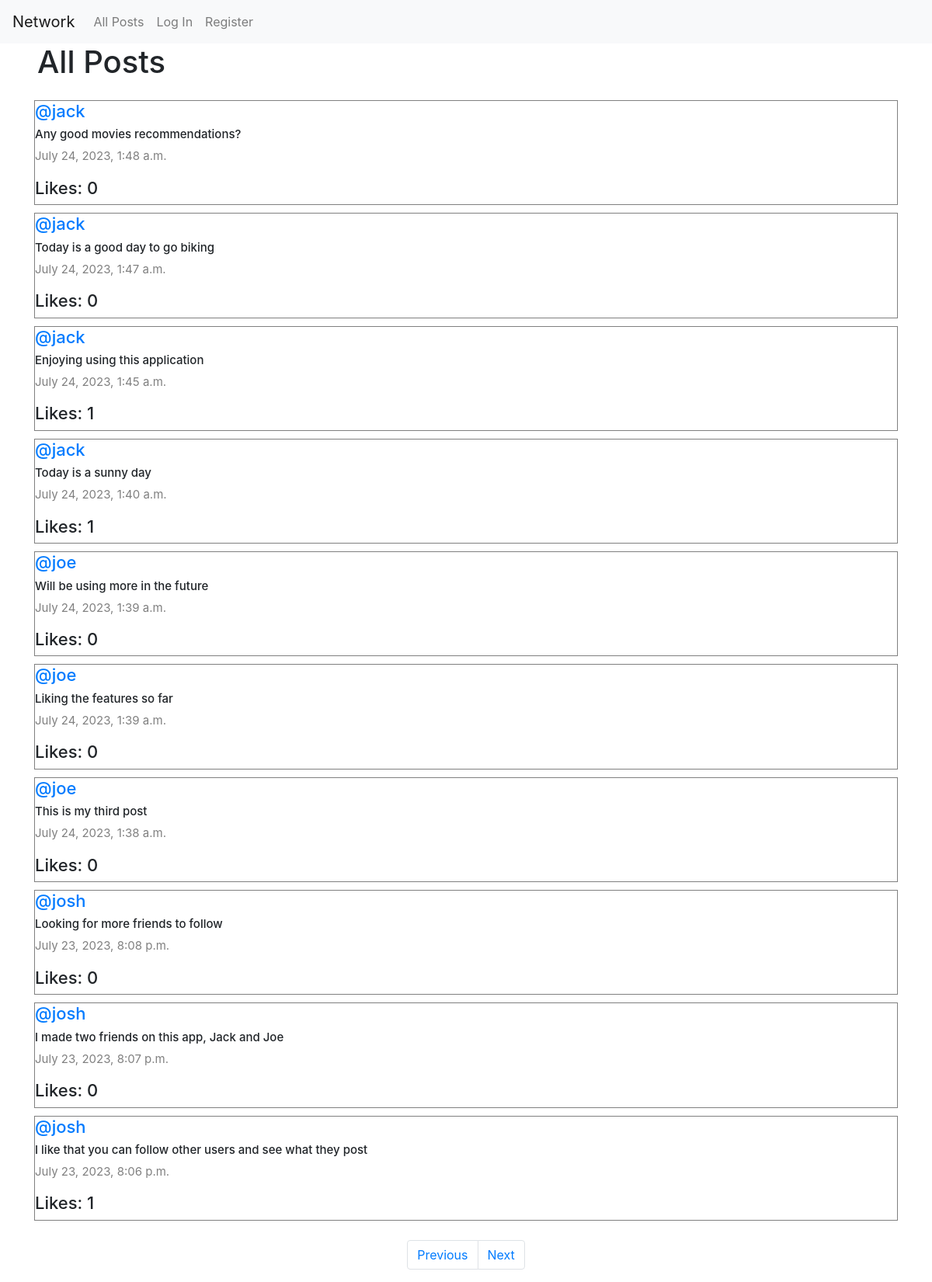
Screenshot of /?page=2 with the database file from the repository.
### network/models.py (models this page shows, shortened)
class Post(models.Model):
    content = models.CharField(max_length=140)
    user = models.ForeignKey(User, on_delete=models.CASCADE, related_name="author")
    date = models.DateTimeField(auto_now_add=True)
    def likes_count(self):
        return self.post_like.count()

class User(AbstractUser):
    pass

### network/views.py (the view)
# urls.py: path("", views.index, name="index"),
def index(request):
    all_posts = Post.objects.all().order_by("id").reverse()
    paginator = Paginator(all_posts, 10)
    page_number = request.GET.get('page')
    posts_of_the_page = paginator.get_page(page_number)
    posts_user_liked = []
    try:
        for like in Like.objects.filter(user=request.user):
            posts_user_liked.append(like.post.id)
    except:
        posts_user_liked = []
    return render(request, "network/index.html", {
        "posts_of_the_page": posts_of_the_page,
        "posts_user_liked": posts_user_liked,
    })

### network/templates/network/index.html (shortened to what this page needs)
{% extends "network/layout.html" %}
{% block body %}
    <h1 class="mx-5">All Posts</h1>
    <div class="all-posts mx-4">
        {% for post in posts_of_the_page %}
            <div class="row post">
                <h5 class="username"><a href="{% url 'profile' user_id=post.user.id %}">@{{ post.user }}</a></h5>
                <h6 class="content" id="content_{{ post.id }}">{{ post.content }}</h6>
                <p class="date">{{ post.date }}</p>
                <h5 class="likes" id="like-count-{{ post.id }}">Likes: {{ post.likes_count }}</h5>
            </div>
        {% endfor %}
    </div>
    <nav aria-label="Page navigation example">
        <ul class="pagination d-flex justify-content-center">
            {% if posts_of_the_page.has_previous %}
                <li class="page-item"><a class="page-link" href="?page={{ posts_of_the_page.previous_page_number }}">Previous</a></li>
            {% endif %}
            {% if posts_of_the_page.has_next %}
                <li class="page-item"><a class="page-link " href="?page={{ posts_of_the_page.next_page_number }}">Next</a></li>
            {% endif %}
        </ul>
      </nav>
{% endblock %}

### network/static/network/styles.css (style rules this page uses)
.all-posts { display: flex; flex-direction: column; justify-content: flex-start; margin: 20px; }
.post { border: 0.1px solid gray; display: flex; justify-content: center; flex-direction: column; box-sizing: border-box; margin: 5px 20px; }
.content { font-size: 15px; }
.username { font-size: 22px; }
.date { color: gray; font-size: 15px; }
.likes { font-size: 22px; }

### rows the page displays
Post: user "jack", content "Any good movies recommendations?", date "July 24, 2023, 1:48 a.m.", likes_count "0"
Post: user "jack", content "Today is a good day to go biking", date "July 24, 2023, 1:47 a.m.", likes_count "0"
Post: user "jack", content "Enjoying using this application", date "July 24, 2023, 1:45 a.m.", likes_count "1"
Post: user "jack", content "Today is a sunny day", date "July 24, 2023, 1:40 a.m.", likes_count "1"
Post: user "joe", content "Will be using more in the future", date "July 24, 2023, 1:39 a.m.", likes_count "0"
Post: user "joe", content "Liking the features so far", date "July 24, 2023, 1:39 a.m.", likes_count "0"
Post: user "joe", content "This is my third post", date "July 24, 2023, 1:38 a.m.", likes_count "0"
Post: user "josh", content "Looking for more friends to follow", date "July 23, 2023, 8:08 p.m.", likes_count "0"
Post: user "josh", content "I made two friends on this app, Jack and Joe", date "July 23, 2023, 8:07 p.m.", likes_count "0"
Post: user "josh", content "I like that you can follow other users and see what they post", date "July 23, 2023, 8:06 p.m.", likes_count "1"
